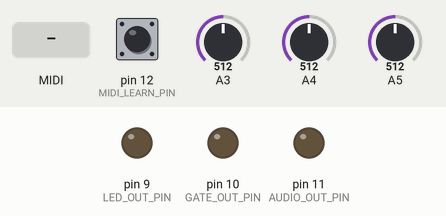
A sketch run on a simulated Arduino Uno, built with avr-gcc and run on an emulated ATmega328P. On the bench: output pins drawn as LEDs (lit = HIGH). Dashed ring = blinking. Inputs (shaded band) come from the test bench; at power-on: pin 12 (MIDI_LEARN_PIN) HIGH, A3 = 512, A4 = 512, A5 = 512. MIDI output is not drawn; EEPROM starts erased.

Above: at 1.2 s.
1.3 s: pin 12 (MIDI_LEARN_PIN) pulled LOW for 0.15 s
At 1.73 s:
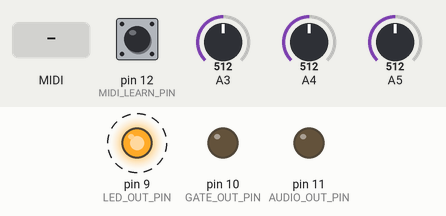
4.3 s: MIDI note 36 received
At 4.53 s:
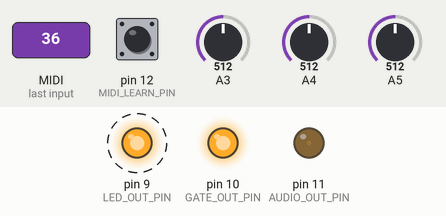
7.3 s: MIDI note 72 received
At 7.5 s:
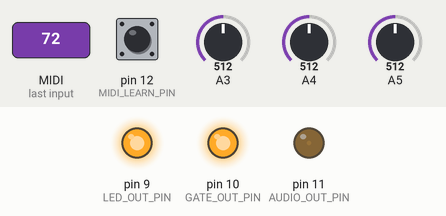
8.8 s: pin 12 (MIDI_LEARN_PIN) pulled LOW for 1 s
At 9.41 s:
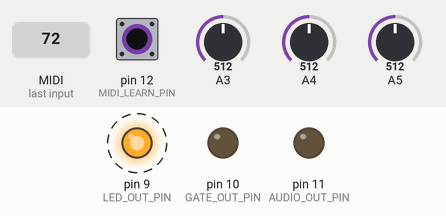
Timing chart, 0 to 12.8 s (numbered marks = the images above; inputs shaded):
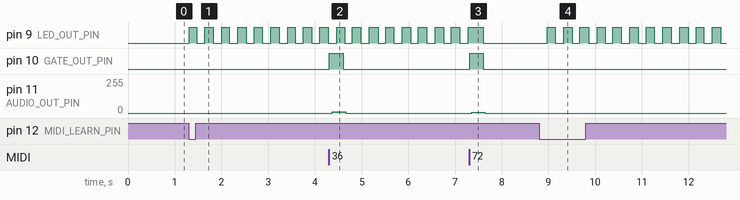

The sketch:

string_theory_synth_v2.ino
```cpp
/* Arduino Synth from
  https://janostman.wordpress.com/2016/01/15/how-to-build-your-very-own-string-synth/
*/

/* Original code by Jan Ostman,  Modified by Dave Field of Make Synths Not War

        https://makesynthsnotwar.com

    Modifications are licensed under the Creative Commons Attribution-NonCommercial-ShareAlike 4.0 International License.
    To view a copy of this license, visit http://creativecommons.org/licenses/by-nc-sa/4.0/.

    V2:
    *****

    1. MIDI offset function added
    2. MIDI note handlers refactored
    3. STANDALONE VERSION: MIDI Thru enabled


    V1:
    *****

    1. Keyboard port scanning removed - this version is MIDI-only
    2. Potentiometer inputs assigned to lower analog pins for ATMega328 compatibility
    3. MIDI handler re-written to use stock MIDI library and to be channel-aware
    4. MIDI "learn" feature added to allow MIDI channel to be set without code change
    5. EEPROM library added to allow MIDI channel to be stored
    6. Any resulting redundant code and variables removed

*/

#include <MIDI.h>
#include <EEPROM.h>

#ifndef sbi
#define sbi(sfr, bit) (_SFR_BYTE(sfr) |= _BV(bit))
#endif

const unsigned char PS_2 = (1 << ADPS0);;
const unsigned char PS_4 = (1 << ADPS1);
const unsigned char PS_8 = (1 << ADPS1) | (1 << ADPS0);
const unsigned char PS_16 = (1 << ADPS2);
const unsigned char PS_32 = (1 << ADPS2) | (1 << ADPS0);
const unsigned char PS_64 = (1 << ADPS2) | (1 << ADPS1);
const unsigned char PS_128 = (1 << ADPS2) | (1 << ADPS1) | (1 << ADPS0);

uint32_t NOTES[12] = {208065 >> 2, 220472 >> 2, 233516 >> 2, 247514 >> 2, 262149 >> 2, 277738 >> 2,
                      294281 >> 2, 311779 >> 2, 330390 >> 2, 349956 >> 2, 370794 >> 2, 392746 >> 2
                     };

const uint8_t ATTrates[32] = {
  1, 2, 3, 4, 5, 8, 12, 20, 32, 37, 43, 51, 64, 85, 128, 255, 0xFF, 0xFF, 0xFF, 0xFF, 0xFF,
  0xFF, 0xFF, 0xFF, 0xFF, 0xFF, 0xFF, 0xFF, 0xFF, 0xFF, 0xFF, 0xFF
};

const uint8_t RELrates[32] = {
  1, 2, 3, 4, 5, 8, 12, 20, 32, 37, 43, 51, 64, 85, 128, 255, 255, 128, 85, 64, 51, 43, 37, 32,
  20, 12, 8, 5, 4, 3, 2, 1
};

const uint8_t sinetable[256] PROGMEM = {
  127, 130, 133, 136, 139, 143, 146, 149, 152, 155, 158, 161, 164, 167, 170, 173, 176, 178,
  181, 184, 187, 190, 192, 195, 198, 200, 203, 205, 208, 210, 212, 215, 217, 219, 221,
  223, 225, 227, 229, 231, 233, 234, 236, 238, 239, 240,
  242, 243, 244, 245, 247, 248, 249, 249, 250, 251, 252, 252, 253, 253, 253, 254, 254, 254,
  254, 254, 254, 254, 253, 253, 253, 252, 252, 251, 250, 249, 249, 248, 247, 245, 244,
  243, 242, 240, 239, 238, 236, 234, 233, 231, 229, 227, 225, 223,
  221, 219, 217, 215, 212, 210, 208, 205, 203, 200, 198, 195, 192, 190, 187, 184, 181, 178,
  176, 173, 170, 167, 164, 161, 158, 155, 152, 149, 146, 143, 139, 136, 133, 130, 127,
  124, 121, 118, 115, 111, 108, 105, 102, 99, 96, 93, 90, 87, 84, 81, 78,
  76, 73, 70, 67, 64, 62, 59, 56, 54, 51, 49, 46, 44, 42, 39, 37, 35, 33, 31, 29, 27, 25, 23, 21,
  20, 18, 16, 15, 14, 12, 11, 10, 9, 7, 6, 5, 5, 4, 3, 2, 2, 1, 1, 1, 0, 0, 0, 0, 0, 0, 0, 1, 1, 1,
  2, 2, 3, 4, 5, 5, 6, 7, 9, 10, 11, 12, 14, 15, 16, 18, 20, 21, 23, 25, 27, 29, 31,
  33, 35, 37, 39, 42, 44, 46, 49, 51, 54, 56, 59, 62, 64, 67, 70, 73, 76, 78, 81, 84, 87, 90, 93,
  96, 99, 102, 105, 108, 111, 115, 118, 121, 124
};

volatile uint8_t lfocounter;
volatile uint8_t lfocounter2;
volatile uint16_t lfoval;
volatile uint16_t lfoval2;
volatile uint8_t GATED = 1;
uint8_t OSCNOTES[4];
int16_t volume = 0;
uint8_t envcnt = 10;

//-------- Synth parameters --------------
uint32_t FREQ[16] = {0, 0, 0, 0, 0, 0, 0, 0, 0, 0, 0, 0, 0, 0, 0, 0}; //DCO pitch
volatile uint32_t DETUNE = 0; //Osc spread or detune
volatile uint16_t LFO = 32; //Lfo rate 0-255
volatile uint8_t VCA = 255; //VCA level 0-255
volatile uint8_t ATTACK = 1; // ENV Attack rate 0-255
volatile uint8_t RELEASE = 1; // ENV Release rate 0-255
volatile uint8_t ENVELOPE = 0; // ENV Shape
volatile uint8_t TRIG = 0; //MIDItrig 1=note ON
volatile int16_t MOD;  //MODwheel
volatile int16_t BENDoffset;  //Pitchbend center
volatile uint32_t olddetune;
uint32_t DCOPH[16];
uint8_t integrators[16];
uint8_t delayline[256];
volatile uint8_t writepointer;
volatile uint8_t PHASERMIX;
uint8_t DCO;
int16_t ENV;

MIDI_CREATE_DEFAULT_INSTANCE();
byte midiChannel = 1;
int midiOffset = 0;

// Analog Pins
const byte ENVELOPE_PIN = 5;
const byte ENSEMBLE_PIN = 4;
const byte MODULATION_PIN = 3;

// Digital Pins
const byte MIDI_LEARN_PIN = 12;
const byte AUDIO_OUT_PIN = 11;
const byte GATE_OUT_PIN = 10;
const byte LED_OUT_PIN = 9;

// MIDI LEARN Mode
const byte MIDI_LEARN_LED_PERIOD_MS = 10;
bool learnModeActive = false;
byte learnStep = 1;
byte learnNote = 0;
byte learnButtonState = HIGH;
byte learnLedLastState = LOW;
long learnLedLastFlash = 0;


/*

   INITIALISE

*/
void setup() {

  //PWM and GATE outputs
  pinMode(AUDIO_OUT_PIN, OUTPUT);
  pinMode(GATE_OUT_PIN, OUTPUT);
  pinMode(LED_OUT_PIN, OUTPUT);
  pinMode(MIDI_LEARN_PIN, INPUT_PULLUP);

  // Set up Timer 1 to send a sample every interrupt.
  cli();
  // Set CTC mode
  // Have to set OCR1A *after*, otherwise it gets reset to 0!
  TCCR1B = (TCCR1B & ~_BV(WGM13)) | _BV(WGM12);
  TCCR1A = TCCR1A & ~(_BV(WGM11) | _BV(WGM10));
  // No prescaler
  TCCR1B = (TCCR1B & ~(_BV(CS12) | _BV(CS11))) | _BV(CS10);
  // Set the compare register (OCR1A).
  // OCR1A is a 16-bit register, so we have to do this with interrupts disabled to be safe.
  OCR1A = 758; //F_CPU / SAMPLE_RATE;
  // Enable interrupt when TCNT1 == OCR1A
  TIMSK1 |= _BV(OCIE1A);
  //set timer0 interrupt at 61Hz
  TCCR0A = 0;// set entire TCCR0A register to 0
  TCCR0B = 0;// same for TCCR0B
  TCNT0 = 0;//initialize counter value to 0
  // set compare match register for 62hz increments
  OCR0A = 255;// = 61Hz
  // turn on CTC mode
  TCCR0A |= (1 << WGM01);
  // Set CS01 and CS00 bits for prescaler 1024
  TCCR0B |= (1 << CS02) | (0 << CS01) | (1 << CS00); //1024 prescaler
  // enable timer compare interrupt
  TIMSK0 |= (1 << OCIE0A);
  sei();
  // Set baud rate to 31,250. Requires modification if clock speed is not 16MHz.
  UBRR0H = ((F_CPU / 16 + 31250 / 2) / 31250 - 1) >> 8;
  UBRR0L = ((F_CPU / 16 + 31250 / 2) / 31250 - 1);
  // Set frame format to 8 data bits, no parity, 1 stop bit
  UCSR0C |= (1 << UCSZ01) | (1 << UCSZ00);
  // enable rx
  UCSR0B |= _BV(RXEN0);
  // USART RX interrupt enable bit on
  UCSR0B |= _BV(RXCIE0);
  // Set up Timer 2 to do pulse width modulation on the speaker pin.
  // Use internal clock (datasheet p.160)
  ASSR &= ~(_BV(EXCLK) | _BV(AS2));
  // Set fast PWM mode (p.157)
  TCCR2A |= _BV(WGM21) | _BV(WGM20);
  TCCR2B &= ~_BV(WGM22);
  // Do non-inverting PWM on pin OC2A (p.155)
  // On the Arduino this is pin 11.
  TCCR2A = (TCCR2A | _BV(COM2A1)) & ~_BV(COM2A0);
  TCCR2A &= ~(_BV(COM2B1) | _BV(COM2B0));
  // No prescaler (p.158)
  TCCR2B = (TCCR2B & ~(_BV(CS12) | _BV(CS11))) | _BV(CS10);
  // Set initial pulse width to the first sample.
  OCR2A = 128;
  // set up the ADC
  BENDoffset = analogRead(5);
  ADCSRA &= ~PS_128; // remove bits set by Arduino library
  // you can choose a prescaler from above. PS_16, PS_32, PS_64 or PS_128
  ADCSRA |= PS_128;
  ADMUX = 69;
  sbi(ADCSRA, ADSC);

  // Version 2 has mods to the EEPROM handling
  // EEPROM addresses
  //
  // 0 - midiChannel (byte)
  // 1, 2, 3, 4 - midiOffset (int)
  // 5 - check this location to see if EEPROM has been initialised

  // Read EEPROM for initialisation
  byte eepromValue;
  eepromValue = EEPROM.read(5);
  if (eepromValue == 255) {
    // never previously written at software v2 - write defaults
    EEPROM.write(0, 1); // default MIDI channel = 1
    EEPROM.put(1, 0); // default MIDI offset = 0;
    EEPROM.write(5, 0); // initialisation flag
  }

  // Read EEPROM for MIDI channel & offset
  midiChannel = EEPROM.read(0);
  EEPROM.get(1, midiOffset);

  // Initialise MIDI
  MIDI.begin(MIDI_CHANNEL_OMNI);

  // Initialise MIDI message handlers
  MIDI.setHandleNoteOff(midiNoteOffHandler);
  MIDI.setHandleNoteOn(midiNoteOnHandler);

  // Set MIDI Thru on
  MIDI.turnThruOn();
}


/*

   MAIN LOOP

*/
void loop() {


  int8_t MUX = 3;
  while (1) {

    // read "Learn mode" button
    int state = digitalRead(MIDI_LEARN_PIN);
    if (!state && learnButtonState) // same as if(button == LOW && oldbutton == HIGH)
    {
      learnButtonState = state;
      learnModeActive = true;
    }
    else if (state && !learnButtonState) // same as if(button == HIGH && oldbutton == LOW)
    {
      // the button was released
      learnButtonState = HIGH;
    }

    // flicker the gate led if we're in learn mode
    if (learnModeActive) {
      long now = millis();
      if (now > (learnLedLastFlash + MIDI_LEARN_LED_PERIOD_MS)) {
        learnLedLastState = !learnLedLastState;
        digitalWrite(LED_OUT_PIN, learnLedLastState);
        learnLedLastFlash = now;
      }
    }
    else {
      digitalWrite(LED_OUT_PIN, TRIG);
    }
    digitalWrite(GATE_OUT_PIN, TRIG);

    //--------------- ADC block -------------------------------------
    while (bit_is_set(ADCSRA, ADSC)) ; //Wait for ADC EOC
    if (MUX == MODULATION_PIN) DETUNE = ((ADCL + (ADCH << 8)) >> 3);
    if (MUX == MODULATION_PIN) MOD = ((ADCL + (ADCH << 8)) >> 2);
    if (MUX == ENSEMBLE_PIN) PHASERMIX = ((ADCL + (ADCH << 8)) >> 2);
    if (MUX == ENVELOPE_PIN) ENVELOPE = ((ADCL + (ADCH << 8)) >> 5);
    if (MUX == ENVELOPE_PIN) ATTACK = ATTrates[ENVELOPE];
    if (MUX == ENVELOPE_PIN) RELEASE = RELrates[ENVELOPE];
    if (RELEASE == 255) GATED = 0;
    if (RELEASE != 255) GATED = 1;
    if (DETUNE != olddetune) {
      olddetune = DETUNE;
      for (uint8_t i = 0; i < 4; i++) {
        if (FREQ[i << 1]) {
          FREQ[(i << 1) | 1] = FREQ[i << 1] + (((FREQ[i << 1] / 50) >> 0) * DETUNE / 127);
        }
      }
    }
    MUX++;
    if (MUX > 5) MUX = 3;
    ADMUX = 64 | MUX; //Select MUX
    sbi(ADCSRA, ADSC); //start next conversation
    //--------------------------------------------------------------------
  }
}


/*

   MAIN INTERRUPT

*/
ISR(TIMER1_COMPA_vect) {

  // poll midi
  MIDI.read();

  //-------------------- 8 DCO block ------------------------------------------
  DCO = 0;
  for (uint8_t i = 0; i < 8; i++) {
    if (integrators[i]) integrators[i]--; //Decrement integrators
    DCOPH[i] += FREQ[i]; //Add freq to phaseacc's
    if (DCOPH[i] & 0x800000) { //Check for integrator reset
      DCOPH[i] &= 0x7FFFFF; //Trim NCO
      integrators[i] = 28; //Reset integrator
    }
    DCO += integrators[i];
  }
  writepointer++;
  delayline[writepointer] = DCO;
  DCO += (delayline[(writepointer - lfoval2) & 255] * PHASERMIX) >> 8;

  //------------------ VCA block ------------------------------------
#define M(MX, MX1, MX2) \
  asm volatile ( \
                 "clr r26 \n\t" \
                 "mulsu %B1, %A2 \n\t" \
                 "movw %A0, r0 \n\t" \
                 "mul %A1, %A2 \n\t" \
                 "add %A0, r1 \n\t" \
                 "adc %B0, r26 \n\t" \
                 "clr r1 \n\t" \
                 : \
                 "=&r" (MX) \
                 : \
                 "a" (MX1), \
                 "a" (MX2) \
                 : \
                 "r26" \
               )
  if ((ATTACK == 255) && (TRIG == 1)) VCA = 255;
  if (!(envcnt--)) {
    envcnt = 20;
    if (VCA < volume) VCA++;
    if (VCA > volume) VCA--;
  }
  M(ENV, (int16_t)DCO, VCA);
  OCR2A = ENV;

  //-------------- Calc Sample freq ---------------------------------
  OCR1A = 758 - lfoval;

}


/*

   LFO INTERRUPT

*/
ISR(TIMER0_COMPA_vect) {

  //------------------------------ LFO Block -----------------------
  lfocounter += LFO;
  lfoval = (pgm_read_byte_near( sinetable + lfocounter ) * MOD) >> 10; //LFO for pitch
  lfoval2 = pgm_read_byte_near( sinetable + (lfocounter2++) ); //LFO for the Phaser

  //--------------------- ENV block ---------------------------------
  if ((TRIG == 1) && (volume < 255)) {
    volume += ATTACK;
    if (volume > 255) volume = 255;
  }
  if ((TRIG == 0) && (volume > 0)) {
    volume -= RELEASE;
    if (volume < 0) volume = 0;
  }
}


/****************
  MIDI HANDLERS
*****************/
void midiNoteOnHandler(byte channel, byte note, byte velocity) {
  if (learnModeActive) {
    if (learnStep == 1) {
      midiOffset = 0;
      midiChannel = channel;
      learnNote = note;
      EEPROM.write(0, midiChannel);
      learnStep++;
    }
    else if (learnStep == 2) {
      midiOffset = learnNote - note;
      EEPROM.put(1, midiOffset);
      learnModeActive = false;
      learnStep = 1;
    }
  }
  if (channel == midiChannel) {
    if (velocity == 0) {
      stopNote(getOffsetNote(note));
    }
    else {
      playNote(getOffsetNote(note));
    }
  }
}

void midiNoteOffHandler(byte channel, byte note, byte velocity) {
  if (channel == midiChannel) {
    stopNote(getOffsetNote(note));
  }
}


/*

   MISC METHODS

*/
//---------------- Get the base frequency for the MIDI note ---------------
uint32_t MIDI2FREQ(byte note) {
  uint8_t key = note % 12;
  if (note < 36) return (NOTES[key] >> (1 + (35 - note) / 12));
  if (note > 47) return (NOTES[key] << ((note - 36) / 12));
  return NOTES[key];
}


//---------------- Add MIDI offset to note ------------
byte getOffsetNote(byte note) {
  int offsetNote = note + midiOffset;
  if (offsetNote < 0) offsetNote = 0;
  if (offsetNote > 255) offsetNote = 255;
  return (byte)offsetNote;
}


void playNote(byte note) {
  byte i;
  if ((!TRIG) && (GATED)) {
    for (i = 0; i < 8; i++) {
      FREQ[i] = 0;
    }
  }
  i = 0;
  while (i < 4) {
    if (!OSCNOTES[i]) {
      uint32_t freq = MIDI2FREQ(note);
      FREQ[i << 1] = freq;
      FREQ[(i << 1) | 1] = FREQ[i << 1] + (((FREQ[i << 1] / 50) >> 0) * DETUNE / 127);
      OSCNOTES[i] = note;
      if (!TRIG) {
        TRIG = 1;
      }
      return;
    }
    i++;
  }
}


void stopNote(byte note) {
  for (byte i = 0; i < 4; i++) {
    if (OSCNOTES[i] == note) {
      if (!GATED) {
        FREQ[i << 1] = 0;
        FREQ[(i << 1) | 1] = 0;
      }
      OSCNOTES[i] = 0;
    }
  }
  if (!(OSCNOTES[0] | OSCNOTES[1] | OSCNOTES[2] | OSCNOTES[3])) TRIG = 0;
}
```

Measured:
- after the input at 1.3 s, pin 9 (LED_OUT_PIN): alternates HIGH for 0.18 s and LOW for 0.18 s, starting at once
- after the input at 4.3 s, pin 10 (GATE_OUT_PIN): LOW → HIGH at once, → LOW 0.30 s later; pin 11 (AUDIO_OUT_PIN): 0/255 → 8/255 after 0.08 s, → 0/255 0.28 s later
- after the input at 7.3 s, pin 10 (GATE_OUT_PIN): LOW → HIGH at once, → LOW 0.29 s later; pin 11 (AUDIO_OUT_PIN): 0/255 → 7/255 after 0.06 s, → 0/255 0.28 s later
- after the input at 8.8 s, pin 9 (LED_OUT_PIN): alternates HIGH for 0.18 s and LOW for 0.18 s, starting after 0.17 s
